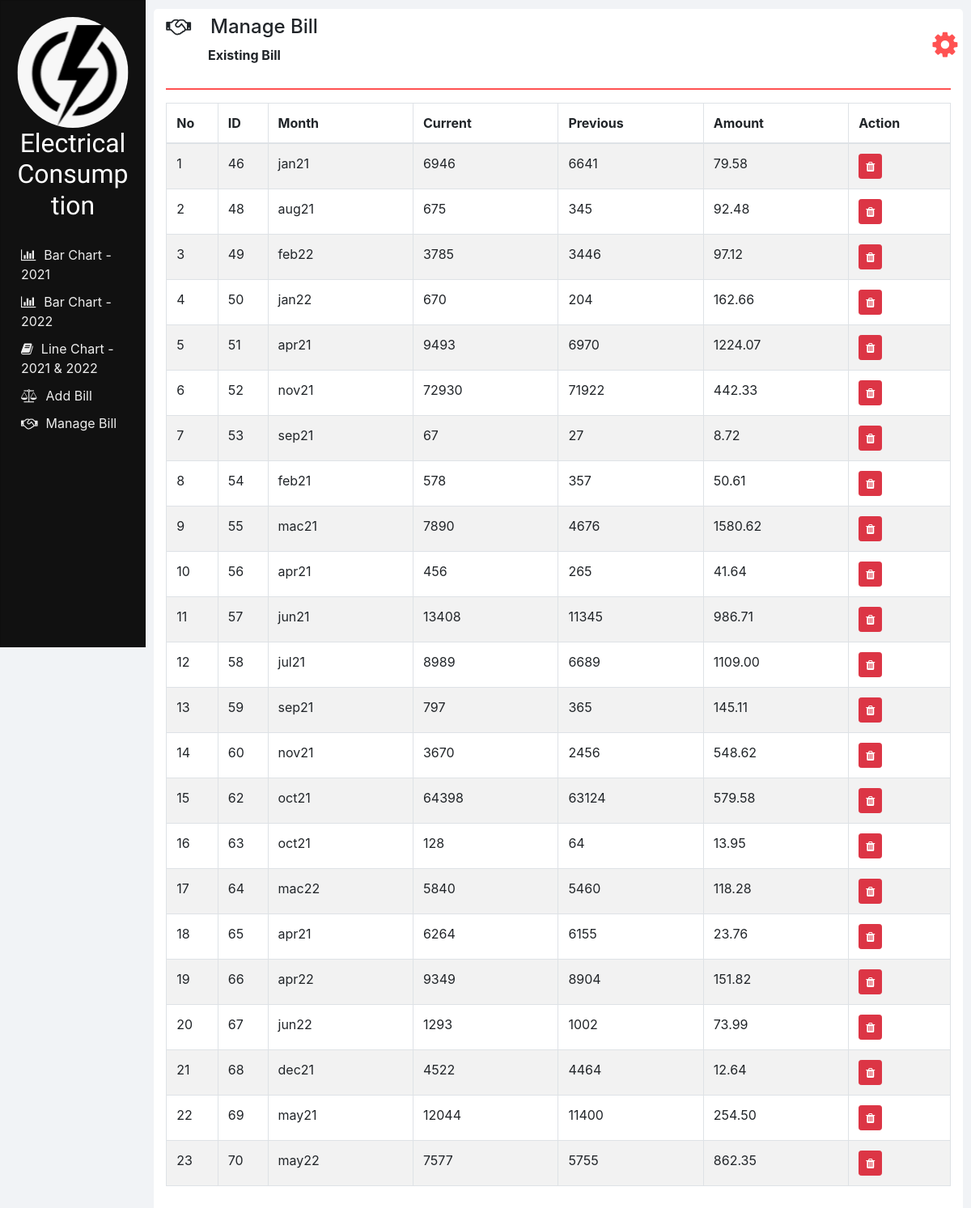
The app's page /manage_bill.php with its own data.
### tables this page shows
CREATE TABLE `bill` (
  `id` int(11) NOT NULL,
  `month` varchar(10) NOT NULL,
  `current_reading` int(11) NOT NULL,
  `previous_reading` int(11) NOT NULL,
  `amount` decimal(10,2) NOT NULL
);

### manage_bill2.php (the view, shortened to what this page needs)
<?php
  function showBILL($id) {
    require "php/db_connection.php";
    if($con) {
      $seq_no = 0;
      $query = "SELECT * FROM bill";
      $result = mysqli_query($con, $query);
      while($row = mysqli_fetch_array($result)) {
        $seq_no++;
        if($row['id'] == $id)
          showEditOptionsRow($seq_no, $row);
        else
          showBILLRow($seq_no, $row);
      }
    }
  }
  function showBILLRow($seq_no, $row) {
    ?>
    <tr>
      <td><?php echo $seq_no; ?></td>
      <td><?php echo $row['id'] ?></td>
      <td><?php echo $row['month']; ?></td>
      <td><?php echo $row['current_reading']; ?></td>
      <td><?php echo $row['previous_reading']; ?></td>
      <td><?php echo $row['amount']; ?></td>
      <td>
        <button class="btn btn-danger btn-sm" onclick="deleteBILL(<?php echo $row['id']; ?>);">
          <i class="fa fa-trash"></i>
        </button>
      </td>
    </tr>
       <?php
  }
  ?>

### manage_bill.php (shortened to what this page needs)
<!DOCTYPE html>
<html lang="en" dir="ltr">
  <head>
    <link rel="stylesheet" href="bootstrap/css/bootstrap.min.css">
    <link rel="stylesheet" href="https://use.fontawesome.com/releases/v5.3.1/css/all.css">
    <link rel="stylesheet" href="https://cdnjs.cloudflare.com/ajax/libs/font-awesome/4.7.0/css/font-awesome.min.css">
    <link rel="stylesheet" href="css/sidenav.css">
    <link rel="stylesheet" href="css/home.css">
  </head>
  <body style="max-height: 100%;">
    <div class="container-fluid">
      <div class="container">
        <?php
          require "php/header.php";
          createHeader('handshake','Manage Bill', ' Existing Bill');
        ?>
        <div class="row">
          <div class="col col-md-12 table-responsive">
            <div class="table-responsive">
            	<table class="table table-bordered table-striped table-hover">
            		<thead>
            			<tr>
            		<th style="width: 2%;">No</th>
					<th style="width: 2%;">ID</th>
                    <th style="width: 10%;">Month</th>
            		<th style="width: 10%;">Current</th>
                    <th style="width: 10%;">Previous</th>
                    <th style="width: 10%;">Amount</th>
					<th style="width: 6%;">Action</th>
            			</tr>
            		</thead>
            		<tbody id="bills_div">
                  <?php
                    require 'manage_bill2.php';
                    showBILL(0);
                  ?>
            		</tbody>
            	</table>
            </div>
          </div>
        </div>
        <br>
      </div>
    </div>
  </body>
</html>

### php/header.php
<?php
  function createHeader($icon, $heading, $sub_heading) {
    echo '
    <section class="row content-header">
      <div class="header-title col-md-11">
        <p class="h4 pt-2"><i class="fa fa-'.$icon.'"></i>&emsp;'.$heading.'</p>
        &emsp;&emsp;&emsp;<small class="font-weight-bold h6">'.$sub_heading.'</small>
      </div>
      <div class="col-md-1 user_options">
        <button class="col col-md-1 m-3" onclick="showOptions();">
          <i class="fa fa-gear"></i>
        </button>
        <div id="mark"><i class="fa fa-play fa-rotate-270"></i></div>
        <ul id="options" class="options list-unstyled" style="display: none;">
          <li>
            <a href="change_password.php"><i class="fa fa-edit"></i><span>Change Password</span></a>
          </li>
          <li>
            <a href="logout.php"><i class="fa fa-key"></i><span>Logout</span></a>
          </li>
        </ul>
      </div>
    </section>
    <hr style="border-top: 2px solid #ff5252;">
    ';
  }
?>

### css/sidenav.css (style rules this page uses)
body { background-color: #f1f3f6; }
.sidenav { width: 15%; height: 100vh; background-color: #222222; position: fixed; z-index: 1; flex: 1 0 auto; }
.card { width: 100%; height: 100%; top: 0; border-radius: 0; background-color: #111111; }
.logo .logo-caption { font-family: 'Poiret One', cursive; color: #ffffff; text-align: center; margin-bottom: 25px; }
.logo .profile { margin-left: 50%; border-radius: 50%; transform: translate(-50%); }
.main-menu-item { padding: 5px 5px; cursor: pointer; }
.main-menu-item > a { color: #eeeeee; text-decoration: none; font-size: 16px; }
.main-menu-item > a > span { margin-left: 10px; }

### css/home.css (style rules this page uses)
html, body { height: 100vh; }
.container-fluid { margin-left: 15%; width: 85%; background: #f1f3f6; padding: 1px 0 0 0; flex: 1 0 auto; }
.container { margin: 0; max-width: 98%; margin: 1%; background-color: #ffffff; border-radius: 5px; }
.user_options button { max-width: 50px; max-height: 50px; font-size: 36px; background-color: #ffffff; color: #ff5252; border: none; outline: none; }

### records on screen
bill: seq_no "1", id "46", month "jan21", current_reading "6946", previous_reading "6641", amount "79.58"
bill: seq_no "2", id "48", month "aug21", current_reading "675", previous_reading "345", amount "92.48"
bill: seq_no "3", id "49", month "feb22", current_reading "3785", previous_reading "3446", amount "97.12"
bill: seq_no "4", id "50", month "jan22", current_reading "670", previous_reading "204", amount "162.66"
bill: seq_no "5", id "51", month "apr21", current_reading "9493", previous_reading "6970", amount "1224.07"
bill: seq_no "6", id "52", month "nov21", current_reading "72930", previous_reading "71922", amount "442.33"
bill: seq_no "7", id "53", month "sep21", current_reading "67", previous_reading "27", amount "8.72"
bill: seq_no "8", id "54", month "feb21", current_reading "578", previous_reading "357", amount "50.61"
bill: seq_no "9", id "55", month "mac21", current_reading "7890", previous_reading "4676", amount "1580.62"
bill: seq_no "10", id "56", month "apr21", current_reading "456", previous_reading "265", amount "41.64"
bill: seq_no "11", id "57", month "jun21", current_reading "13408", previous_reading "11345", amount "986.71"
bill: seq_no "12", id "58", month "jul21", current_reading "8989", previous_reading "6689", amount "1109.00"
bill: seq_no "13", id "59", month "sep21", current_reading "797", previous_reading "365", amount "145.11"
bill: seq_no "14", id "60", month "nov21", current_reading "3670", previous_reading "2456", amount "548.62"
bill: seq_no "15", id "62", month "oct21", current_reading "64398", previous_reading "63124", amount "579.58"
bill: seq_no "16", id "63", month "oct21", current_reading "128", previous_reading "64", amount "13.95"
bill: seq_no "17", id "64", month "mac22", current_reading "5840", previous_reading "5460", amount "118.28"
bill: seq_no "18", id "65", month "apr21", current_reading "6264", previous_reading "6155", amount "23.76"
bill: seq_no "19", id "66", month "apr22", current_reading "9349", previous_reading "8904", amount "151.82"
bill: seq_no "20", id "67", month "jun22", current_reading "1293", previous_reading "1002", amount "73.99"
bill: seq_no "21", id "68", month "dec21", current_reading "4522", previous_reading "4464", amount "12.64"
bill: seq_no "22", id "69", month "may21", current_reading "12044", previous_reading "11400", amount "254.50"
bill: seq_no "23", id "70", month "may22", current_reading "7577", previous_reading "5755", amount "862.35"

### other values on screen
$heading "Manage Bill"
$sub_heading "Existing Bill"
